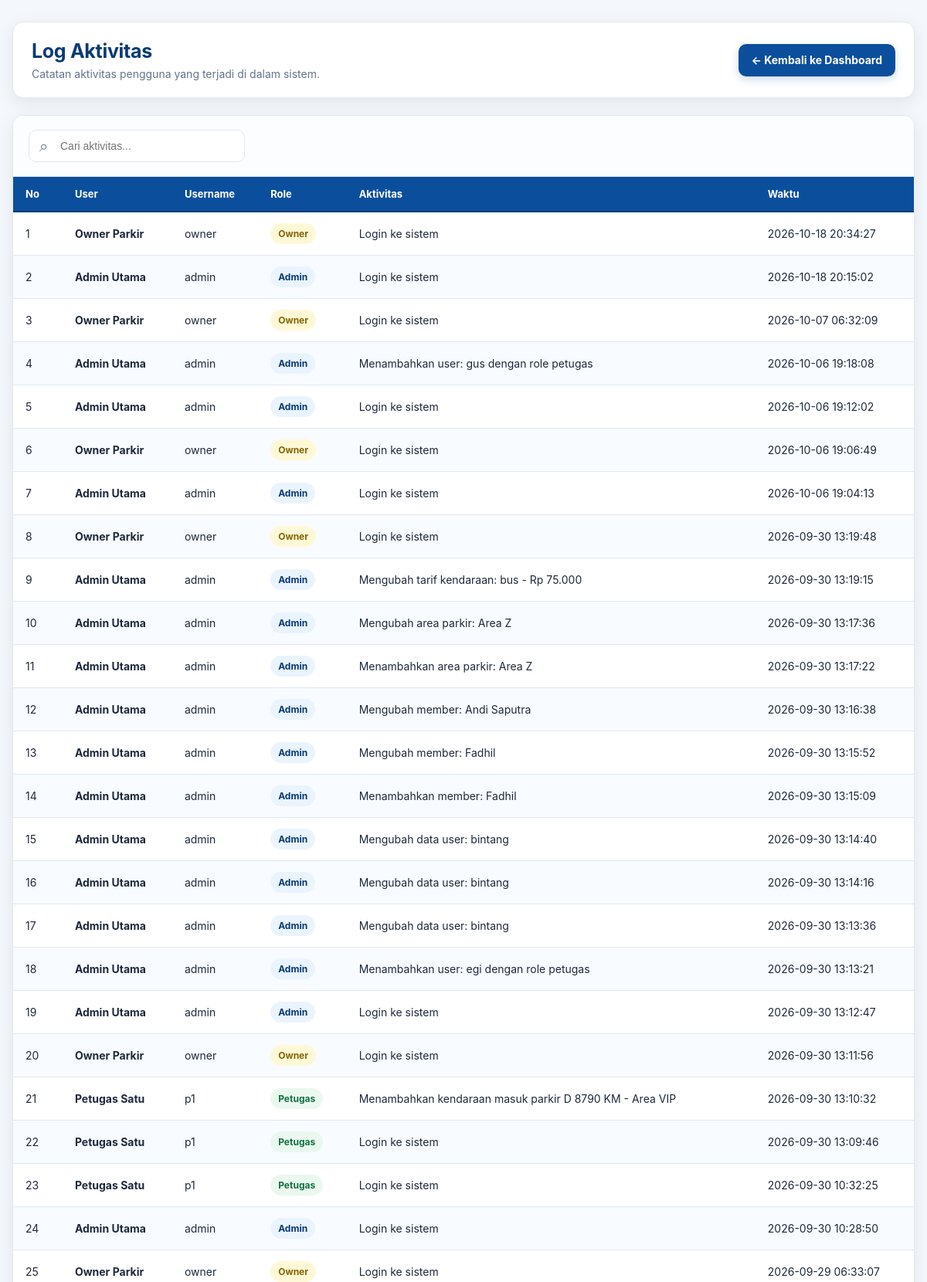
Screenshot of /log_aktivitas/tampil_log.php (signed in, upper part) with the database file from the repository.
### tables this page shows
CREATE TABLE `tb_log_aktivitas` (
  `id_log` int(11) NOT NULL,
  `id_user` int(11) NOT NULL,
  `aktivitas` text NOT NULL,
  `waktu_aktivitas` datetime NOT NULL DEFAULT current_timestamp()
);

CREATE TABLE `tb_user` (
  `id_user` int(11) NOT NULL,
  `nama_lengkap` varchar(100) NOT NULL,
  `username` varchar(50) NOT NULL,
  `password` varchar(255) NOT NULL,
  `role` enum('admin','petugas','owner') NOT NULL,
  `status_aktif` tinyint(1) NOT NULL DEFAULT 1
);

### log_aktivitas/tampil_log.php (the view, shortened to what this page needs)
<?php
include '../koneksi.php';
$role = $_SESSION['role'] ?? '';
if ($role === 'admin') {
    $dashboard = '../dashboard_admin.php';
} elseif ($role === 'petugas') {
    $dashboard = '../dashboard_petugas.php';
} elseif ($role === 'owner') {
    $dashboard = '../dashboard_owner.php';
} else {
    header("Location: ../index.php");
    exit;
}
$keyword = trim($_GET['keyword'] ?? '');
if ($keyword !== '') {
    $keyword_sql = mysqli_real_escape_string(
        $koneksi,
        $keyword
    );
    $query = mysqli_query(
        $koneksi,
        "SELECT
            l.id_user,
            l.aktivitas,
            l.waktu_aktivitas,
            u.nama_lengkap,
            u.username,
            u.role
         FROM tb_log_aktivitas AS l
         LEFT JOIN tb_user AS u
            ON l.id_user = u.id_user
         WHERE
            l.aktivitas LIKE '%$keyword_sql%'
            OR u.nama_lengkap LIKE '%$keyword_sql%'
            OR u.username LIKE '%$keyword_sql%'
         ORDER BY l.waktu_aktivitas DESC"
    );
} else {
    $query = mysqli_query(
        $koneksi,
        "SELECT
            l.id_user,
            l.aktivitas,
            l.waktu_aktivitas,
            u.nama_lengkap,
            u.username,
            u.role
         FROM tb_log_aktivitas AS l
         LEFT JOIN tb_user AS u
            ON l.id_user = u.id_user
         ORDER BY l.waktu_aktivitas DESC"
    );
}
$log = mysqli_fetch_all($query, MYSQLI_ASSOC);
?>
<!DOCTYPE html>
<html lang="id">
<head>
    <link
        rel="stylesheet"
        href="../assets/css/tabel.css"
    >
</head>
<body>
<div class="container">
    <div class="page-header">
        <div>
            <h1 class="page-title">
                Log Aktivitas
            </h1>
            <p class="page-subtitle">
                Catatan aktivitas pengguna yang terjadi di dalam sistem.
            </p>
        </div>
        <a
            href="<?= htmlspecialchars($dashboard) ?>"
            class="btn-kembali"
        >
            ← Kembali ke Dashboard
        </a>
    </div>
    <div class="table-card">
        <div class="table-toolbar">
            <div class="toolbar-left">
                <form
                    method="GET"
                    class="search-box"
                >
                    <input
                        type="text"
                        name="keyword"
                        value="<?= htmlspecialchars($keyword) ?>"
                        placeholder="Cari aktivitas..."
                    >
                </form>
            </div>
        </div>
        <div class="table-responsive">
            <table>
                <thead>
                    <tr>
                        <th>No</th>
                        <th>User</th>
                        <th>Username</th>
                        <th>Role</th>
                        <th>Aktivitas</th>
                        <th>Waktu</th>
                    </tr>
                </thead>
                <tbody>
                <?php if (count($log) > 0): ?>
                    <?php $no = 1; ?>
                    <?php foreach ($log as $l): ?>
                        <tr>
                            <td>
                                <?= $no++ ?>
                            </td>
                            <td>
                                <strong>
                                    <?= htmlspecialchars(
                                        $l['nama_lengkap'] ?? '-'
                                    ) ?>
                                </strong>
                            </td>
                            <td>
                                <?= htmlspecialchars(
                                    $l['username'] ?? '-'
                                ) ?>
                            </td>
                            <td>
                                <?php if ($l['role'] === 'admin'): ?>
                                    <span class="badge badge-primary">
                                        Admin
                                    </span>
                                <?php elseif ($l['role'] === 'petugas'): ?>
                                    <span class="badge badge-success">
                                        Petugas
                                    </span>
                                <?php elseif ($l['role'] === 'owner'): ?>
                                    <span class="badge badge-warning">
                                        Owner
                                    </span>
                                <?php else: ?>
                                    <span class="badge badge-primary">
                                        -
                                    </span>
                                <?php endif; ?>
                            </td>
                            <td>
                                <?= htmlspecialchars(
                                    $l['aktivitas']
                                ) ?>
                            </td>
                            <td>
                                <?= htmlspecialchars(
                                    $l['waktu_aktivitas']
                                ) ?>
                            </td>
                        </tr>
                    <?php endforeach; ?>
                <?php endif; ?>
                </tbody>
            </table>
        </div>
    </div>
</div>
</body>
</html>

### assets/css/tabel.css (style rules this page uses)
:root { --biru: #0b4f9c; --biru-tua: #073b75; --biru-muda: #eaf4ff; --hijau: #198754; --hijau-muda: #eaf8f0; --kuning: #f5c400; --kuning-muda: #fff8d6; --merah: #dc3545; --merah-muda: #fff0f1; --putih: #ffffff; --abu-bg: #f4f7fb; --abu-border: #e2e8f0; --abu-text: #64748b; --text: #1e293b; --radius: 14px; --shadow: 0 6px 22px rgba(15, 23, 42, 0.08); --shadow-hover: 0 10px 28px rgba(15, 23, 42, 0.12); }
* { box-sizing: border-box; }
body { margin: 0; padding: 0; background: var(--abu-bg); color: var(--text); font-family: Inter, -apple-system, BlinkMacSystemFont, "Segoe UI", Roboto, Arial, sans-serif; }
.container { width: min(1400px, calc(100% - 32px)); margin: 0 auto; padding: 28px 0 40px; }
.page-header { display: flex; align-items: center; justify-content: space-between; gap: 20px; margin-bottom: 22px; padding: 22px 24px; background: var(--putih); border: 1px solid var(--abu-border); border-radius: var(--radius); box-shadow: var(--shadow); }
.page-title { margin: 0; color: var(--biru-tua); font-size: 25px; font-weight: 750; letter-spacing: -0.3px; }
.page-subtitle { margin: 6px 0 0; color: var(--abu-text); font-size: 14px; }
.btn-kembali { display: inline-flex; align-items: center; justify-content: center; gap: 8px; min-height: 42px; padding: 0 17px; background: var(--biru); color: #fff !important; border: none; border-radius: 10px; text-decoration: none !important; font-size: 14px; font-weight: 650; box-shadow: 0 4px 12px rgba(11, 79, 156, 0.20); transition: transform 0.2s ease, background 0.2s ease, box-shadow 0.2s ease; }
.table-card { background: var(--putih); border: 1px solid var(--abu-border); border-radius: var(--radius); box-shadow: var(--shadow); overflow: hidden; transition: box-shadow 0.2s ease; }
.table-toolbar { display: flex; align-items: center; justify-content: space-between; gap: 15px; padding: 18px 20px; border-bottom: 1px solid var(--abu-border); background: #fbfdff; }
.toolbar-left, .toolbar-right { display: flex; align-items: center; gap: 10px; }
.search-box { position: relative; width: 280px; }
.search-box input { width: 100%; height: 42px; padding: 0 14px 0 40px; border: 1px solid var(--abu-border); border-radius: 10px; outline: none; background: #fff; color: var(--text); font-size: 14px; transition: border-color 0.2s ease, box-shadow 0.2s ease; }
.search-box::before { content: "⌕"; position: absolute; left: 14px; top: 50%; transform: translateY(-52%); color: var(--abu-text); font-size: 20px; z-index: 1; }
.table-responsive { width: 100%; overflow-x: auto; -webkit-overflow-scrolling: touch; }
.table-responsive table, .table-card table, .container > table { width: 100%; border-collapse: collapse; margin: 0; }
.table-responsive thead th, .table-card thead th, .container > table thead th { padding: 14px 16px; background: var(--biru); color: #fff; border-bottom: 2px solid var(--biru-tua); font-size: 13px; font-weight: 700; text-align: left; white-space: nowrap; }
.table-responsive tbody td, .table-card tbody td, .container > table tbody td { padding: 14px 16px; border-bottom: 1px solid var(--abu-border); color: var(--text); font-size: 14px; vertical-align: middle; }
.table-responsive tbody tr:nth-child(even), .table-card tbody tr:nth-child(even), .container > table tbody tr:nth-child(even) { background: #f8fbff; }
.badge { display: inline-flex; align-items: center; justify-content: center; min-height: 27px; padding: 3px 10px; border-radius: 999px; font-size: 12px; font-weight: 700; white-space: nowrap; }
.badge-success { background: var(--hijau-muda); color: #137044; }
.badge-warning { background: var(--kuning-muda); color: #856404; }
.badge-primary { background: var(--biru-muda); color: var(--biru-tua); }

### rows the page displays
tb_log_aktivitas: id_user.nama_lengkap "Owner Parkir", id_user.username "owner", aktivitas "Login ke sistem", waktu_aktivitas "2026-10-18 20:34:27"
tb_log_aktivitas: id_user.nama_lengkap "Admin Utama", id_user.username "admin", aktivitas "Login ke sistem", waktu_aktivitas "2026-10-18 20:15:02"
tb_log_aktivitas: id_user.nama_lengkap "Owner Parkir", id_user.username "owner", aktivitas "Login ke sistem", waktu_aktivitas "2026-10-07 06:32:09"
tb_log_aktivitas: id_user.nama_lengkap "Admin Utama", id_user.username "admin", aktivitas "Menambahkan user: gus dengan role petugas", waktu_aktivitas "2026-10-06 19:18:08"
tb_log_aktivitas: id_user.nama_lengkap "Admin Utama", id_user.username "admin", aktivitas "Login ke sistem", waktu_aktivitas "2026-10-06 19:12:02"
tb_log_aktivitas: id_user.nama_lengkap "Owner Parkir", id_user.username "owner", aktivitas "Login ke sistem", waktu_aktivitas "2026-10-06 19:06:49"
tb_log_aktivitas: id_user.nama_lengkap "Admin Utama", id_user.username "admin", aktivitas "Login ke sistem", waktu_aktivitas "2026-10-06 19:04:13"
tb_log_aktivitas: id_user.nama_lengkap "Owner Parkir", id_user.username "owner", aktivitas "Login ke sistem", waktu_aktivitas "2026-09-30 13:19:48"
tb_log_aktivitas: id_user.nama_lengkap "Admin Utama", id_user.username "admin", aktivitas "Mengubah tarif kendaraan: bus - Rp 75.000", waktu_aktivitas "2026-09-30 13:19:15"
tb_log_aktivitas: id_user.nama_lengkap "Admin Utama", id_user.username "admin", aktivitas "Mengubah area parkir: Area Z", waktu_aktivitas "2026-09-30 13:17:36"
tb_log_aktivitas: id_user.nama_lengkap "Admin Utama", id_user.username "admin", aktivitas "Menambahkan area parkir: Area Z", waktu_aktivitas "2026-09-30 13:17:22"
tb_log_aktivitas: id_user.nama_lengkap "Admin Utama", id_user.username "admin", aktivitas "Mengubah member: Andi Saputra", waktu_aktivitas "2026-09-30 13:16:38"
tb_log_aktivitas: id_user.nama_lengkap "Admin Utama", id_user.username "admin", aktivitas "Mengubah member: Fadhil", waktu_aktivitas "2026-09-30 13:15:52"
tb_log_aktivitas: id_user.nama_lengkap "Admin Utama", id_user.username "admin", aktivitas "Menambahkan member: Fadhil", waktu_aktivitas "2026-09-30 13:15:09"
tb_log_aktivitas: id_user.nama_lengkap "Admin Utama", id_user.username "admin", aktivitas "Mengubah data user: bintang", waktu_aktivitas "2026-09-30 13:14:40"
tb_log_aktivitas: id_user.nama_lengkap "Admin Utama", id_user.username "admin", aktivitas "Mengubah data user: bintang", waktu_aktivitas "2026-09-30 13:14:16"
tb_log_aktivitas: id_user.nama_lengkap "Admin Utama", id_user.username "admin", aktivitas "Mengubah data user: bintang", waktu_aktivitas "2026-09-30 13:13:36"
tb_log_aktivitas: id_user.nama_lengkap "Admin Utama", id_user.username "admin", aktivitas "Menambahkan user: egi dengan role petugas", waktu_aktivitas "2026-09-30 13:13:21"
tb_log_aktivitas: id_user.nama_lengkap "Admin Utama", id_user.username "admin", aktivitas "Login ke sistem", waktu_aktivitas "2026-09-30 13:12:47"
tb_log_aktivitas: id_user.nama_lengkap "Owner Parkir", id_user.username "owner", aktivitas "Login ke sistem", waktu_aktivitas "2026-09-30 13:11:56"
tb_log_aktivitas: id_user.nama_lengkap "Petugas Satu", id_user.username "p1", aktivitas "Menambahkan kendaraan masuk parkir D 8790 KM - Area VIP", waktu_aktivitas "2026-09-30 13:10:32"
tb_log_aktivitas: id_user.nama_lengkap "Petugas Satu", id_user.username "p1", aktivitas "Login ke sistem", waktu_aktivitas "2026-09-30 13:09:46"
tb_log_aktivitas: id_user.nama_lengkap "Petugas Satu", id_user.username "p1", aktivitas "Login ke sistem", waktu_aktivitas "2026-09-30 10:32:25"
tb_log_aktivitas: id_user.nama_lengkap "Admin Utama", id_user.username "admin", aktivitas "Login ke sistem", waktu_aktivitas "2026-09-30 10:28:50"
tb_log_aktivitas: id_user.nama_lengkap "Owner Parkir", id_user.username "owner", aktivitas "Login ke sistem", waktu_aktivitas "2026-09-29 06:33:07"
